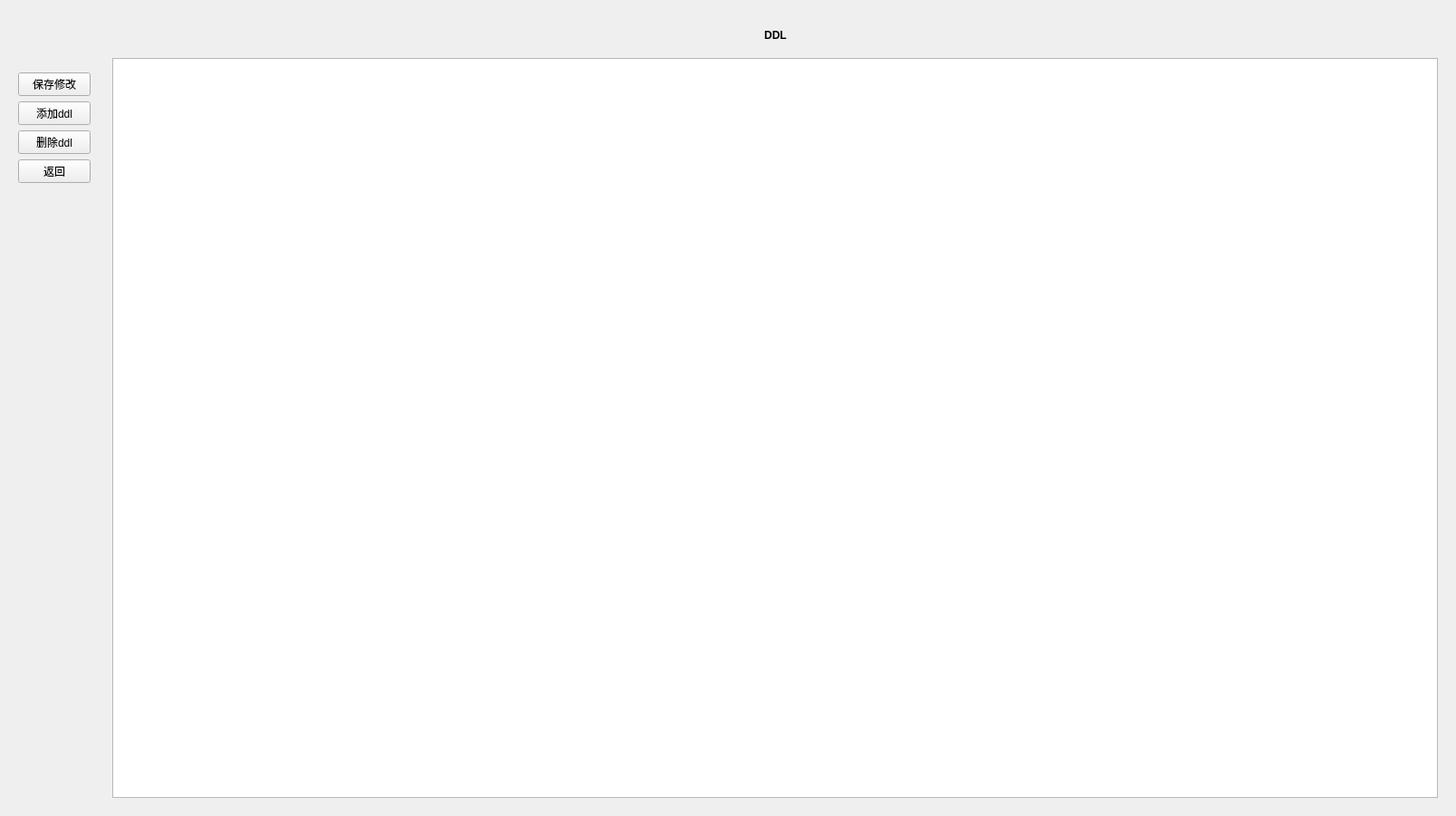
<?xml version="1.0" encoding="UTF-8"?>
<ui version="4.0">
 <class>DDL</class>
 <widget class="QWidget" name="DDL">
  <property name="geometry">
   <rect>
    <x>0</x>
    <y>0</y>
    <width>1608</width>
    <height>901</height>
   </rect>
  </property>
  <property name="minimumSize">
   <size>
    <width>1600</width>
    <height>900</height>
   </size>
  </property>
  <property name="windowTitle">
   <string>Form</string>
  </property>
  <layout class="QHBoxLayout" name="horizontalLayout_2">
   <item>
    <widget class="QWidget" name="widget" native="true">
     <layout class="QVBoxLayout" name="verticalLayout">
      <item>
       <spacer name="verticalSpacer_2">
        <property name="orientation">
         <enum>Qt::Vertical</enum>
        </property>
        <property name="sizeType">
         <enum>QSizePolicy::Fixed</enum>
        </property>
        <property name="sizeHint" stdset="0">
         <size>
          <width>20</width>
          <height>60</height>
         </size>
        </property>
       </spacer>
      </item>
      <item>
       <widget class="QPushButton" name="saveDdlButton">
        <property name="text">
         <string>保存修改</string>
        </property>
       </widget>
      </item>
      <item>
       <widget class="QPushButton" name="addDdlButton">
        <property name="text">
         <string>添加ddl</string>
        </property>
       </widget>
      </item>
      <item>
       <widget class="QPushButton" name="delDdlButton">
        <property name="text">
         <string>删除ddl</string>
        </property>
       </widget>
      </item>
      <item>
       <widget class="QPushButton" name="returnButton">
        <property name="text">
         <string>返回</string>
        </property>
       </widget>
      </item>
      <item>
       <spacer name="verticalSpacer">
        <property name="orientation">
         <enum>Qt::Vertical</enum>
        </property>
        <property name="sizeHint" stdset="0">
         <size>
          <width>20</width>
          <height>692</height>
         </size>
        </property>
       </spacer>
      </item>
     </layout>
    </widget>
   </item>
   <item>
    <widget class="QWidget" name="widget_3" native="true">
     <layout class="QVBoxLayout" name="verticalLayout_2">
      <item>
       <widget class="QWidget" name="widget_2" native="true">
        <layout class="QHBoxLayout" name="horizontalLayout">
         <item>
          <spacer name="horizontalSpacer">
           <property name="orientation">
            <enum>Qt::Horizontal</enum>
           </property>
           <property name="sizeHint" stdset="0">
            <size>
             <width>707</width>
             <height>20</height>
            </size>
           </property>
          </spacer>
         </item>
         <item>
          <widget class="QLabel" name="titleLabel">
           <property name="styleSheet">
            <string notr="true">font:bold</string>
           </property>
           <property name="text">
            <string>DDL</string>
           </property>
           <property name="alignment">
            <set>Qt::AlignCenter</set>
           </property>
          </widget>
         </item>
         <item>
          <spacer name="horizontalSpacer_2">
           <property name="orientation">
            <enum>Qt::Horizontal</enum>
           </property>
           <property name="sizeHint" stdset="0">
            <size>
             <width>706</width>
             <height>20</height>
            </size>
           </property>
          </spacer>
         </item>
        </layout>
       </widget>
      </item>
      <item>
       <widget class="QTableWidget" name="ddlTable">
        <attribute name="horizontalHeaderDefaultSectionSize">
         <number>100</number>
        </attribute>
        <attribute name="verticalHeaderDefaultSectionSize">
         <number>30</number>
        </attribute>
       </widget>
      </item>
     </layout>
    </widget>
   </item>
  </layout>
 </widget>
 <resources/>
 <connections/>
</ui>
